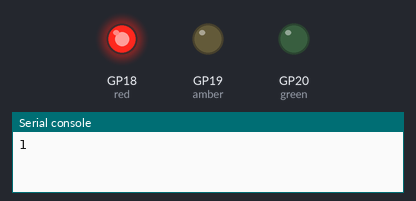
Simulated run of this program. Board: Raspberry Pi Pico running MicroPython. Shown: output pins drawn as LEDs (lit = HIGH), the last lines printed to the serial console. At 21.0 s the program stops and its outputs stay as they are.

Above: at 0.1 s.
At 4.1 s:
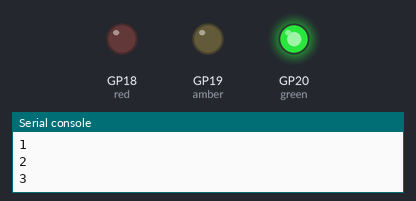
At 8.1 s:
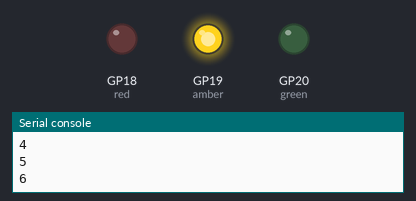
At 16.1 s:
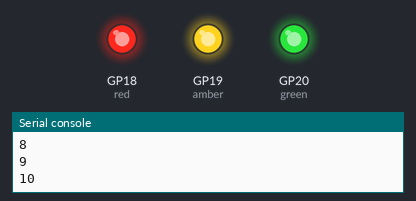
At 21.1 s:
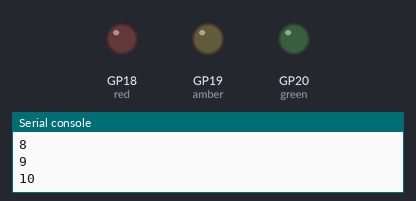
Timing chart, 0 to 22.5 s (numbered marks = the images above):
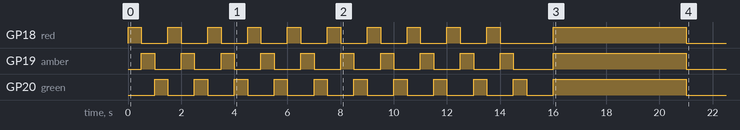

The program:

Day2.3.py
```python
# Imports
from machine import Pin
import time

#Set up our LED names and GPIO pin numbers
red = Pin(18, Pin.OUT)
amber = Pin(19, Pin.OUT)
green = Pin(20, Pin.OUT)

counter = 1 # Set the counter to 1

while counter < 11: # While count is less than 11

    print(counter) # Print the current counter

    # Red ON
    red.value(1) # ON
    amber.value(0) # OFF
    green.value(0) # OFF

    time.sleep(0.5) # Wait half a second

    # Amber ON
    red.value(0) # OFF
    amber.value(1) # ON
    green.value(0) # OFF

    time.sleep(0.5) # Wait half a second

    # Green ON
    red.value(0) # OFF
    amber.value(0) # OFF
    green.value(1) # ON

    time.sleep(0.5) # Wait half a second

    counter += 1 # Add 1 to our counter

#All off after cycle
red.value(0) # OFF
amber.value(0) # OFF
green.value(0) # OFF

time.sleep(1)

# All on for one last time
red.value(1) # OFF
amber.value(1) # OFF
green.value(1) # OFF

time.sleep(5)
# All off.
red.value(0) # OFF
amber.value(0) # OFF
green.value(0) # OFF
```

Measured:
- by itself, GP18 (red): goes 9 × (HIGH 0.50 s, LOW 1.0 s), HIGH 0.50 s, LOW 2.0 s, HIGH 5.0 s, then LOW
- by itself, GP19 (amber): goes 9 × (HIGH 0.50 s, LOW 1.0 s), HIGH 0.50 s, LOW 1.5 s, HIGH 5.0 s, then LOW
- by itself, GP20 (green): goes 10 × (HIGH 0.50 s, LOW 1.0 s), HIGH 5.0 s, then LOW
